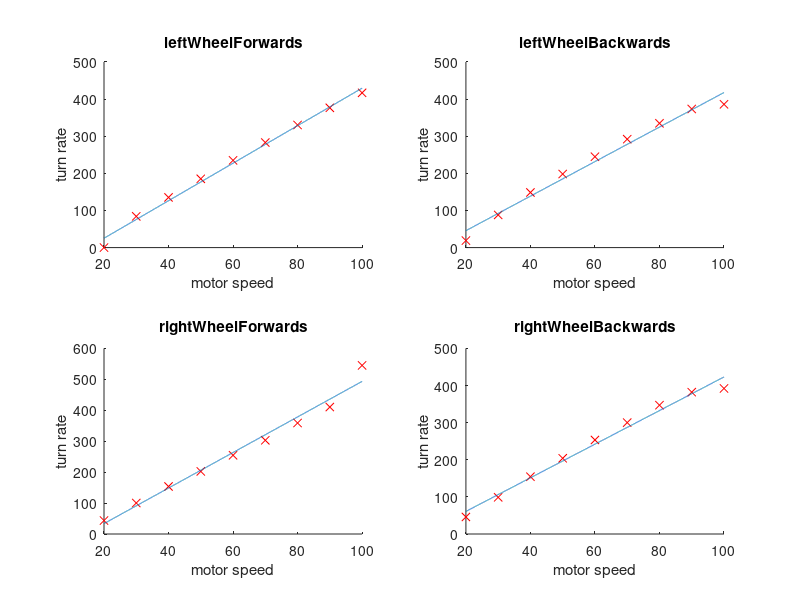

Recreate this plot in MATLAB.
clear;
close all;

motorSettings = [20; 30; 40; 50; 60; 70; 80; 90; 100];

leftWheelForwards = [0;84.1;135.2;185.3;235;283;330.3;376.5;416.9];
leftWheelBackwards = [18.9;88;148.5;198.2;244.8;292.1;334.8;373.4;386.0];
rightWheelForwards = [43.5;100.2;153.6;202.3;254.5;302.9;358.8;410.4;545.0];
rightWheelBackwards = [45.9;98.8;154.4;203.9;253.3;300.1;347;382.1;392.1];

varNames = {'motorSettings', 'leftWheelForwards', 'leftWheelBackwards', 'rightWheelForwards', 'rightWheelBackwards'};

for i = 1:5
   
    d = eval(['size(',varNames{i},')']);
    
    if d(1) == 1
        eval([varNames{i},'=transpose(',varNames{i},')']);
    elseif d(2) == 1
    else
        disp('you dun goofed');
        return
    end
    
end

if ~isequal(size(leftWheelForwards, 1), size(leftWheelBackwards, 1), size(rightWheelForwards, 1), size(rightWheelBackwards, 1))
    disp('you dun goofed');
    return
end

speeds = cat(2, leftWheelForwards, leftWheelBackwards, rightWheelForwards, rightWheelBackwards);

% truncate nonlinear sections of the plots
speeds = speeds(1:end, :);
motorSettings = motorSettings(1:end);

res = [ones(size(motorSettings, 1), 1), motorSettings]\speeds;

X = motorSettings(1):0.01:motorSettings(end);

figure;

for i = 1:4
    subplot(2, 2, i);
    Y = res(1, i) + res(2, i)*X;
    hold on;
    plot(motorSettings, eval(varNames{i+1}), 'xr');
    plot(X, Y);
    title(varNames{i+1});
    xlabel('motor speed');
    ylabel('turn rate');
    disp(varNames{i+1});
    disp(['a=',num2str(res(1, i))]);
    disp(['b=',num2str(res(2, i))]);
end


